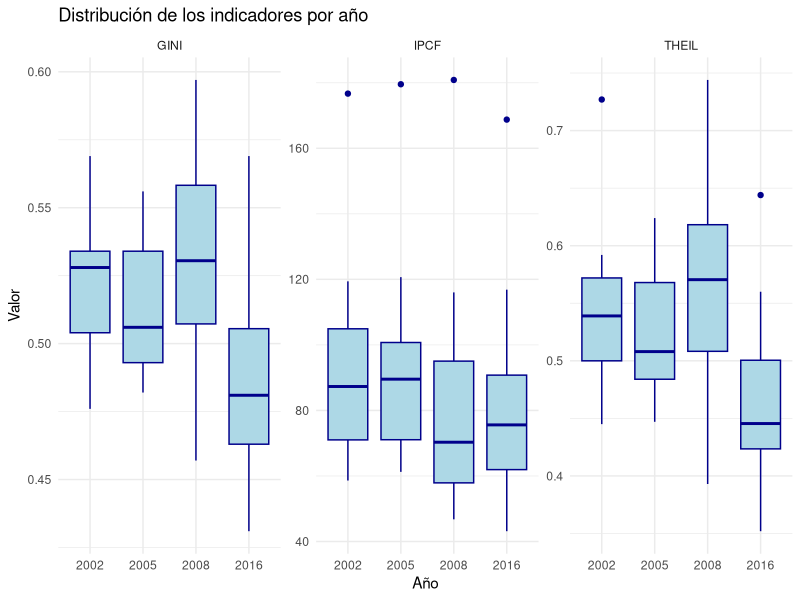
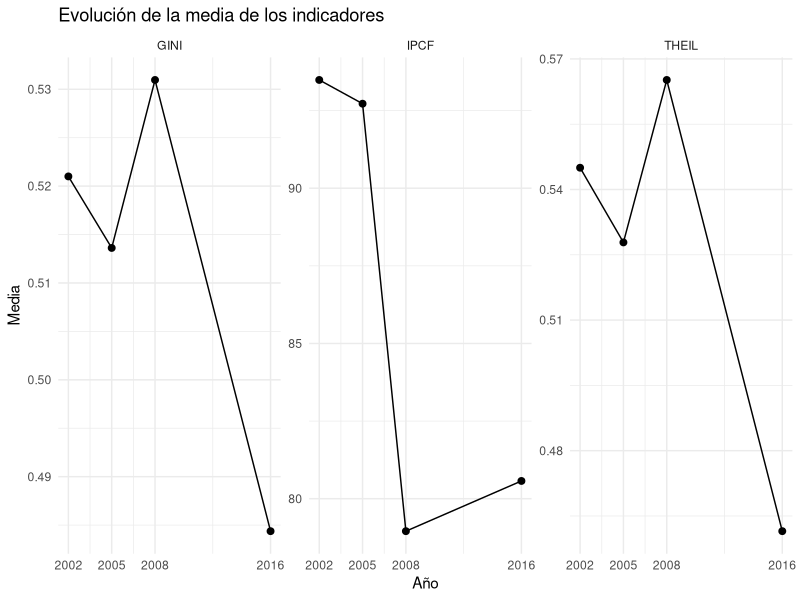

Reproduce these figures in R, in order.
# ============================================================
# ESTADÍSTICA DESCRIPTIVA DE IPCF, GINI Y THEIL
# Departamentos de Colombia: 2002, 2005, 2008 y 2016
# ============================================================

# Instalar paquetes si es necesario
paquetes <- c("dplyr", "tidyr", "ggplot2")

for (p in paquetes) {
  if (!requireNamespace(p, quietly = TRUE)) {
    install.packages(p)
  }
}

library(dplyr)
library(tidyr)
library(ggplot2)

# ============================================================
# 1. INGRESAR LOS DATOS
# Los valores faltantes se representan con NA.
# Se utilizan puntos decimales, como requiere R.
# ============================================================

datos <- data.frame(
  DEPARTAMENTO = c(
    "Antioquia", "Atlántico", "Bogotá", "Bolívar", "Boyacá",
    "Caldas", "Caquetá", "Cauca", "Cesar", "Chocó",
    "Córdoba", "Cundinamarca", "Huila", "La Guajira",
    "Magdalena", "Meta", "Nariño", "Norte de Santander",
    "Quindío", "Risaralda", "Santander", "Sucre", "Tolima",
    "Valle del Cauca"
  ),
  
  IPCF_2002 = c(
    110.20, 102.36, 176.68, 64.15, NA, 87.30, NA, NA, NA, NA,
    58.60, NA, NA, NA, NA, 85.10, 59.23, 71.01, NA, 104.91,
    100.99, NA, 75.40, 119.39
  ),
  
  GINI_2002 = c(
    0.569, 0.534, 0.544, 0.529, NA, 0.504, NA, NA, NA, NA,
    0.545, NA, NA, NA, NA, 0.476, 0.518, 0.483, NA, 0.495,
    0.531, NA, 0.517, 0.528
  ),
  
  THEIL_2002 = c(
    0.727, 0.572, 0.569, 0.551, NA, 0.500, NA, NA, NA, NA,
    0.592, NA, NA, NA, NA, 0.445, 0.539, 0.470, NA, 0.496,
    0.539, NA, 0.513, 0.572
  ),
  
  IPCF_2005 = c(
    110.35, 89.54, 179.54, 71.47, NA, 83.99, NA, NA, NA, NA,
    64.21, NA, NA, NA, NA, 91.76, 61.24, 62.96, NA, 97.86,
    100.73, NA, 71.06, 120.67
  ),
  
  GINI_2005 = c(
    0.551, 0.512, 0.556, 0.482, NA, 0.502, NA, NA, NA, NA,
    0.534, NA, NA, NA, NA, 0.491, 0.506, 0.487, NA, 0.505,
    0.520, NA, 0.493, 0.538
  ),
  
  THEIL_2005 = c(
    0.624, 0.550, 0.615, 0.447, NA, 0.498, NA, NA, NA, NA,
    0.568, NA, NA, NA, NA, 0.484, 0.493, 0.472, NA, 0.508,
    0.523, NA, 0.481, 0.599
  ),
  
  IPCF_2008 = c(
    116.02, 83.25, 180.85, 65.08, 67.47, 86.72, 64.48,
    53.08, 52.82, 46.76, 58.85, 83.89, 64.13, 48.94,
    55.02, 98.13, 61.90, 73.13, 95.45, 94.91, 108.73,
    50.76, 75.27, 109.26
  ),
  
  GINI_2008 = c(
    0.578, 0.502, 0.529, 0.550, 0.556, 0.544, 0.476,
    0.575, 0.541, 0.597, 0.523, 0.457, 0.573, 0.558,
    0.559, 0.496, 0.532, 0.498, 0.560, 0.510, 0.476,
    0.527, 0.509, 0.517
  ),
  
  THEIL_2008 = c(
    0.674, 0.514, 0.555, 0.606, 0.578, 0.602, 0.443,
    0.640, 0.583, 0.744, 0.554, 0.393, 0.671, 0.611,
    0.645, 0.483, 0.582, 0.484, 0.670, 0.512, 0.417,
    0.563, 0.497, 0.543
  ),
  
  IPCF_2016 = c(
    116.85, 90.62, 168.75, 70.49, 84.00, 89.18, 62.25,
    56.21, 63.00, 43.15, 60.91, 97.80, 67.73, 61.00,
    56.66, 89.86, 63.81, 65.99, 83.50, 91.22, 104.79,
    56.68, 80.68, 108.59
  ),
  
  GINI_2016 = c(
    0.505, 0.437, 0.497, 0.480, 0.530, 0.507, 0.460,
    0.499, 0.471, 0.569, 0.468, 0.431, 0.520, 0.532,
    0.486, 0.458, 0.522, 0.474, 0.464, 0.437, 0.445,
    0.466, 0.482, 0.485
  ),
  
  THEIL_2016 = c(
    0.500, 0.374, 0.496, 0.445, 0.560, 0.523, 0.432,
    0.478, 0.422, 0.644, 0.443, 0.352, 0.502, 0.536,
    0.446, 0.415, 0.536, 0.424, 0.436, 0.367, 0.374,
    0.430, 0.457, 0.484
  )
)

# ============================================================
# 2. TRANSFORMAR LOS DATOS A FORMATO LARGO
# ============================================================

datos_largos <- datos %>%
  pivot_longer(
    cols = -DEPARTAMENTO,
    names_to = c("Indicador", "Anio"),
    names_pattern = "(IPCF|GINI|THEIL)_(\\d+)",
    values_to = "Valor"
  ) %>%
  mutate(Anio = as.integer(Anio))

# ============================================================
# 3. FUNCIÓN DE ESTADÍSTICA DESCRIPTIVA
# ============================================================

estadisticas <- function(x) {
  
  x <- x[!is.na(x)]
  
  if (length(x) == 0) {
    return(data.frame(
      N = 0,
      Media = NA,
      Mediana = NA,
      Desviacion_Estandar = NA,
      Varianza = NA,
      Minimo = NA,
      Q1 = NA,
      Q3 = NA,
      Maximo = NA,
      Rango = NA
    ))
  }
  
  data.frame(
    N = length(x),
    Media = mean(x),
    Mediana = median(x),
    Desviacion_Estandar = sd(x),
    Varianza = var(x),
    Minimo = min(x),
    Q1 = unname(quantile(x, 0.25)),
    Q3 = unname(quantile(x, 0.75)),
    Maximo = max(x),
    Rango = max(x) - min(x)
  )
}

# ============================================================
# 4. CALCULAR ESTADÍSTICAS POR INDICADOR Y AÑO
# ============================================================

tabla_descriptiva <- datos_largos %>%
  group_by(Indicador, Anio) %>%
  group_modify(~ estadisticas(.x$Valor)) %>%
  ungroup() %>%
  arrange(Indicador, Anio)

# Mostrar resultados
print(tabla_descriptiva, n = Inf)

# ============================================================
# 5. CALCULAR EL NÚMERO DE DATOS DISPONIBLES POR AÑO
# ============================================================

datos_disponibles <- datos_largos %>%
  group_by(Indicador, Anio) %>%
  summarise(
    Observaciones = sum(!is.na(Valor)),
    Datos_faltantes = sum(is.na(Valor)),
    .groups = "drop"
  )

print(datos_disponibles, n = Inf)

# ============================================================
# 6. RESUMEN POR DEPARTAMENTO PARA EL AÑO 2016
# ============================================================


# 1. Corregir la opción de impresión de valores faltantes
options(na.print = "NA")

# 2. Crear el resumen de 2016
resumen_2016 <- datos %>%
  select(
    DEPARTAMENTO,
    IPCF_2016,
    GINI_2016,
    THEIL_2016
  )

# 3. Mostrar los resultados
print(resumen_2016)

# ============================================================
# 7. GRÁFICOS DE CAJA POR INDICADOR Y AÑO
# ============================================================

ggplot(
  datos_largos %>% filter(!is.na(Valor)),
  aes(x = factor(Anio), y = Valor)
) +
  geom_boxplot(fill = "lightblue", color = "darkblue") +
  facet_wrap(~ Indicador, scales = "free_y") +
  labs(
    title = "Distribución de los indicadores por año",
    x = "Año",
    y = "Valor"
  ) +
  theme_minimal()

# ============================================================
# 8. GRÁFICOS DE EVOLUCIÓN DE LAS MEDIAS
# ============================================================

medias <- datos_largos %>%
  group_by(Indicador, Anio) %>%
  summarise(
    Media = mean(Valor, na.rm = TRUE),
    .groups = "drop"
  )

ggplot(
  medias,
  aes(x = Anio, y = Media, group = Indicador)
) +
  geom_line() +
  geom_point(size = 2) +
  facet_wrap(~ Indicador, scales = "free_y") +
  scale_x_continuous(breaks = c(2002, 2005, 2008, 2016)) +
  labs(
    title = "Evolución de la media de los indicadores",
    x = "Año",
    y = "Media"
  ) +
  theme_minimal()
